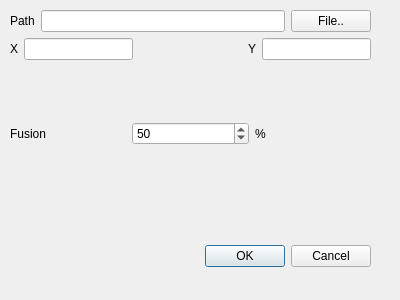
<?xml version="1.0" encoding="UTF-8"?>
<ui version="4.0">
 <class>dialogfusion</class>
 <widget class="QDialog" name="dialogfusion">
  <property name="geometry">
   <rect>
    <x>0</x>
    <y>0</y>
    <width>400</width>
    <height>300</height>
   </rect>
  </property>
  <property name="windowTitle">
   <string>Dialog</string>
  </property>
  <widget class="QDialogButtonBox" name="buttonBox">
   <property name="geometry">
    <rect>
     <x>30</x>
     <y>240</y>
     <width>341</width>
     <height>32</height>
    </rect>
   </property>
   <property name="orientation">
    <enum>Qt::Horizontal</enum>
   </property>
   <property name="standardButtons">
    <set>QDialogButtonBox::Cancel|QDialogButtonBox::Ok</set>
   </property>
  </widget>
  <widget class="QWidget" name="verticalLayoutWidget">
   <property name="geometry">
    <rect>
     <x>10</x>
     <y>10</y>
     <width>361</width>
     <height>191</height>
    </rect>
   </property>
   <layout class="QVBoxLayout" name="verticalLayout">
    <item>
     <layout class="QHBoxLayout" name="horizontalLayout">
      <item>
       <widget class="QLabel" name="label">
        <property name="text">
         <string>Path</string>
        </property>
       </widget>
      </item>
      <item>
       <widget class="QLineEdit" name="pathEdit"/>
      </item>
      <item>
       <widget class="QPushButton" name="pushButton">
        <property name="text">
         <string>File..</string>
        </property>
       </widget>
      </item>
     </layout>
    </item>
    <item>
     <layout class="QHBoxLayout" name="horizontalLayout_2">
      <item>
       <widget class="QLabel" name="label_2">
        <property name="text">
         <string>X</string>
        </property>
       </widget>
      </item>
      <item>
       <widget class="QLineEdit" name="xEdit"/>
      </item>
      <item>
       <spacer name="horizontalSpacer">
        <property name="orientation">
         <enum>Qt::Horizontal</enum>
        </property>
        <property name="sizeHint" stdset="0">
         <size>
          <width>5</width>
          <height>20</height>
         </size>
        </property>
       </spacer>
      </item>
      <item>
       <widget class="QLabel" name="label_3">
        <property name="text">
         <string>Y</string>
        </property>
       </widget>
      </item>
      <item>
       <widget class="QLineEdit" name="yEdit"/>
      </item>
     </layout>
    </item>
    <item>
     <layout class="QHBoxLayout" name="horizontalLayout_3">
      <item>
       <widget class="QLabel" name="label_4">
        <property name="text">
         <string>Fusion</string>
        </property>
       </widget>
      </item>
      <item>
       <widget class="QSpinBox" name="percentageEdit">
        <property name="minimum">
         <number>1</number>
        </property>
        <property name="maximum">
         <number>100</number>
        </property>
        <property name="value">
         <number>50</number>
        </property>
       </widget>
      </item>
      <item>
       <widget class="QLabel" name="label_5">
        <property name="text">
         <string>%</string>
        </property>
       </widget>
      </item>
     </layout>
    </item>
   </layout>
  </widget>
 </widget>
 <resources/>
 <connections>
  <connection>
   <sender>buttonBox</sender>
   <signal>accepted()</signal>
   <receiver>dialogfusion</receiver>
   <slot>accept()</slot>
   <hints>
    <hint type="sourcelabel">
     <x>248</x>
     <y>254</y>
    </hint>
    <hint type="destinationlabel">
     <x>157</x>
     <y>274</y>
    </hint>
   </hints>
  </connection>
  <connection>
   <sender>buttonBox</sender>
   <signal>rejected()</signal>
   <receiver>dialogfusion</receiver>
   <slot>reject()</slot>
   <hints>
    <hint type="sourcelabel">
     <x>316</x>
     <y>260</y>
    </hint>
    <hint type="destinationlabel">
     <x>286</x>
     <y>274</y>
    </hint>
   </hints>
  </connection>
 </connections>
</ui>
